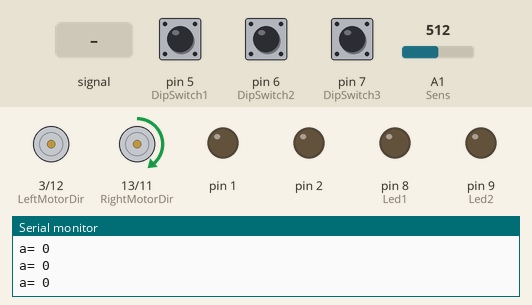
Simulated run of this sketch. Board: Arduino Uno, built with avr-gcc and run on an emulated ATmega328P. On the bench: direction and speed pins drawn as motors (green arrow = direction pin HIGH = forward, orange = LOW = backward, longer = more drive), output pins drawn as LEDs (lit = HIGH), the last lines printed to the serial monitor. The inputs (shaded band) are chosen by the test bench; at power-on: A1 (Sens) = 512, pin 5 (DipSwitch1) HIGH, pin 6 (DipSwitch2) HIGH, pin 7 (DipSwitch3) HIGH. Pins used as bus, display or sensor lines are not drawn.

Above: at 4.2 s.
4.3 s: A1 (Sens) fed a 2 Hz sine of ±306 counts around its level
At 5.13 s:
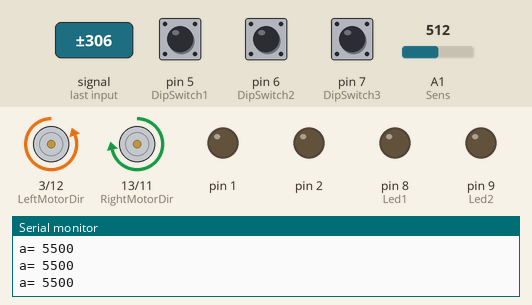
At 6.2 s:
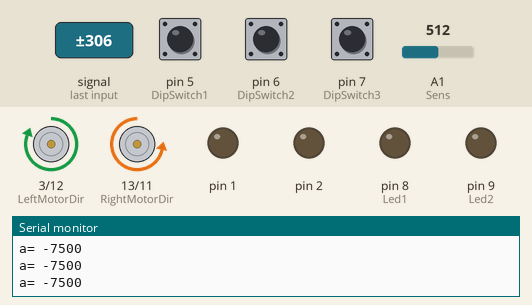
7.3 s: A1 (Sens) set to 716
At 8.0 s:
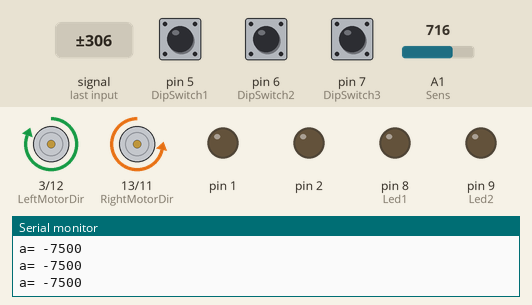
Timing chart, 0 to 10.3 s (numbered marks = the images above; inputs shaded):
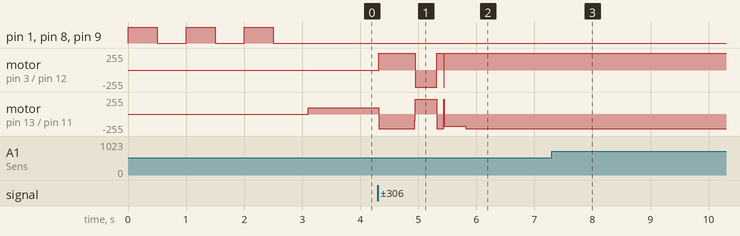

The sketch:

code_v2.ino
```cpp
//#include <Servo.h>
#define RightMotorDir  13
#define RightMotorPwmPin 11
#define LeftMotorDir 3
#define LeftMotorPwmPin 12
#define Led1 8
#define Led2 9
unsigned long time;


//Servo ESC;

#define DipSwitch1 5
#define DipSwitch2 6
#define DipSwitch3 7

#define Start 10


#define s0 A2
#define s1 A4
#define s2 A5
#define s3 4
#define Sens A1
#define Trimpot A3


int a = 0;
int b=0;
int Threshold = 300;
int LimitMin = -220;
int LimitMax = 220;
int Error;
int LastError = 0;
int TotalError;
int Correction;
int BaseSpeed;
int ExtraNos;
int NoNos;
int NosTime;

float Kp;
float Ki;
float Kd;

int RightMotorPwm = 0;
int LeftMotorPwm = 0;
int zemin=1;
void setup() {

//ESC.attach(2);

pinMode(DipSwitch1, INPUT);
pinMode(DipSwitch2, INPUT);
pinMode(DipSwitch3, INPUT);
pinMode(Start, INPUT);

digitalWrite(DipSwitch1, HIGH);
digitalWrite(DipSwitch2, HIGH);
digitalWrite(DipSwitch3, HIGH);

pinMode(2, OUTPUT);
pinMode(1, OUTPUT);
pinMode(Led1, OUTPUT);
pinMode(Led2, OUTPUT);
pinMode(s0, OUTPUT);
pinMode(s1, OUTPUT);
pinMode(s2, OUTPUT);
pinMode(s3, OUTPUT);
digitalWrite(s0, LOW);
digitalWrite(s1, LOW);
digitalWrite(s2, LOW);
digitalWrite(s3, LOW);
for (int xp=0; xp < 3; xp++) {
  digitalWrite(Led1, HIGH);
  digitalWrite(Led2, HIGH);
   digitalWrite(1, HIGH);
      delay(500);
        digitalWrite(Led1, LOW);
  digitalWrite(Led2, LOW);
       digitalWrite(1, LOW);
      delay(500);
}
int SpeedPlus=analogRead(Trimpot);
BaseSpeed=(30+(SpeedPlus/8)); // Min 30 - Max 178
ExtraNos = BaseSpeed+10;
NoNos = BaseSpeed;

      pinMode(Sens,INPUT);
      pinMode(RightMotorDir, OUTPUT);
      pinMode(RightMotorPwmPin, OUTPUT);
      pinMode(LeftMotorDir, OUTPUT);
      pinMode(LeftMotorPwmPin, OUTPUT);

Serial.begin(9600);
}
int ReadSensor(){

  for (int i=0; i <= 15; i++){
    if (i == 0)
    {
      digitalWrite(s0, LOW);
      digitalWrite(s1, LOW);
      digitalWrite(s2, LOW);
      digitalWrite(s3, LOW);
        if(analogRead(Sens)<Threshold){
           a=7500;
           b=500;
        }}
     else  if (i == 1)
    {
      digitalWrite(s0, HIGH);
      digitalWrite(s1, LOW);
      digitalWrite(s2, LOW);
      digitalWrite(s3, LOW);
        if(analogRead(Sens)<Threshold){
           a=6500;
           b=500;
        }
    }
    else if (i == 2)
    {
      digitalWrite(s0, LOW);
      digitalWrite(s1, HIGH);
      digitalWrite(s2, LOW);
      digitalWrite(s3, LOW);
        if(analogRead(Sens)<Threshold){
   a=5500;
   b=500;
        }
    }
    else if (i == 3)
    {
      digitalWrite(s0, HIGH);
      digitalWrite(s1, HIGH);
      digitalWrite(s2, LOW);
      digitalWrite(s3, LOW);
      if(analogRead(Sens)<Threshold){
   a=4500;
   b=500;
        }
    }
    else if (i == 4)
    {
      digitalWrite(s0, LOW);
      digitalWrite(s1, LOW);
      digitalWrite(s2, HIGH);
      digitalWrite(s3, LOW);
      if(analogRead(Sens)<Threshold){
      a=3500;
    }

    }
    else if (i == 5)
    {
      digitalWrite(s0, HIGH);
      digitalWrite(s1, LOW);
      digitalWrite(s2, HIGH);
      digitalWrite(s3, LOW);
        if(analogRead(Sens)<Threshold){
   a=2500;
        }
    }
    else if (i == 6)
    {
      digitalWrite(s0, LOW);
      digitalWrite(s1, HIGH);
      digitalWrite(s2, HIGH);
      digitalWrite(s3, LOW);
        if(analogRead(Sens)<Threshold){
    a=1500;
        }
    }

    else if (i == 7)
    {
      digitalWrite(s0, HIGH);
      digitalWrite(s1, HIGH);
      digitalWrite(s2, HIGH);
      digitalWrite(s3, LOW);
        if(analogRead(Sens)<Threshold){
    a=500;

    }}
    else if (i == 8)
    {
      digitalWrite(s0, LOW);
      digitalWrite(s1, LOW);
      digitalWrite(s2, LOW);
      digitalWrite(s3, HIGH);
      if(analogRead(Sens)<Threshold){
      a=-500;
    }

    }
    else if (i ==9)
    {
      digitalWrite(s0, HIGH);
      digitalWrite(s1, LOW);
      digitalWrite(s2, LOW);
      digitalWrite(s3, HIGH);
        if(analogRead(Sens)<Threshold){
       a=-1500;
    }
    }
    else if (i == 10)
    {
      digitalWrite(s0, LOW);
      digitalWrite(s1, HIGH);
      digitalWrite(s2, LOW);
      digitalWrite(s3, HIGH);
      if(analogRead(Sens)<Threshold){
      a=-2500;
    }

    }
    else if (i == 11)
    {
      digitalWrite(s0, HIGH);
      digitalWrite(s1, HIGH);
      digitalWrite(s2, LOW);
      digitalWrite(s3, HIGH);
        if(analogRead(Sens)<Threshold){
   a=-3500;
   b=-500;
        }
    }
    else if (i == 12)
    {
      digitalWrite(s0, LOW);
      digitalWrite(s1, LOW);
      digitalWrite(s2, HIGH);
      digitalWrite(s3, HIGH);
        if(analogRead(Sens)<Threshold){
        a=-4500;
        b=-500;
        }
    }
    else if (i == 13)
    {
      digitalWrite(s0, HIGH);
      digitalWrite(s1, LOW);
      digitalWrite(s2, HIGH);
      digitalWrite(s3, HIGH);
        if(analogRead(Sens)<Threshold){
    a=-5500;
    b=-500;
        }
    }
    else if (i == 14)
    {
      digitalWrite(s0, LOW);
      digitalWrite(s1, HIGH);
      digitalWrite(s2, HIGH);
      digitalWrite(s3, HIGH);
        if(analogRead(Sens)<Threshold){
     a=-6500;
     b= -500;
        }
    }
    else if (i == 15)
    {
      digitalWrite(s0, HIGH);
      digitalWrite(s1, HIGH);
      digitalWrite(s2, HIGH);
      digitalWrite(s3, HIGH);
      if(analogRead(Sens)<Threshold){
      a=-7500;
    }}

  }
}

void MotorControl(int LeftMotorPwm, int RightMotorPwm){

  if(LeftMotorPwm<=0) {
       LeftMotorPwm=abs(LeftMotorPwm);
      digitalWrite(LeftMotorDir, LOW);
      analogWrite(LeftMotorPwmPin, LeftMotorPwm);
    }
  else {
      digitalWrite(LeftMotorDir, HIGH);
      analogWrite(LeftMotorPwmPin, LeftMotorPwm);
}


  if(RightMotorPwm <= 0) {
     RightMotorPwm=abs(RightMotorPwm);
      digitalWrite(RightMotorDir, LOW);
      analogWrite(RightMotorPwmPin, RightMotorPwm);
    }
  else {
      digitalWrite(RightMotorDir, HIGH);
      analogWrite(RightMotorPwmPin, RightMotorPwm);
      }
  }


//************************************
void MotorControl2(int LeftMotorPwm, int RightMotorPwm){

  if(LeftMotorPwm<=(BaseSpeed-10)) {
      LeftMotorPwm=(BaseSpeed-LeftMotorPwm)*2;
      digitalWrite(LeftMotorDir, LOW);
      analogWrite(LeftMotorPwmPin, LeftMotorPwm);
    }
  else if (LeftMotorPwm>(BaseSpeed+10)){
    LeftMotorPwm=(LeftMotorPwm-BaseSpeed)*2;
      digitalWrite(LeftMotorDir, HIGH);
      analogWrite(LeftMotorPwmPin, LeftMotorPwm);
}
    else {analogWrite(LeftMotorPwmPin, 0);}

  if(RightMotorPwm<=(BaseSpeed-10)) {
      RightMotorPwm=(BaseSpeed-RightMotorPwm)*2;
      digitalWrite(RightMotorDir, LOW);
      analogWrite(RightMotorPwmPin, RightMotorPwm);
    }
  else if (RightMotorPwm>(BaseSpeed+10)){
    RightMotorPwm=(RightMotorPwm-BaseSpeed)*2;
      digitalWrite(RightMotorDir, HIGH);
      analogWrite(RightMotorPwmPin, RightMotorPwm);
      }
      else {analogWrite(RightMotorPwmPin, 0);}
  }


void loop() {
    Serial.print("BaseSpeed = ");
    Serial.print(BaseSpeed);
    delay(100);
       while (1){
/*time = micros();
time = time % 16500;
if (time < 1200){
digitalWrite(2, HIGH);
} else
{digitalWrite(2, LOW);
}

//Serial.println(time);


    */

//  while(digitalRead(Start)==0) {MotorControl(0,0); digitalWrite(Led1, HIGH); digitalWrite(Led2, HIGH);}
    digitalWrite(Led1, LOW); digitalWrite(Led2, LOW);

  BaseSpeed = NoNos;
  ReadSensor();

  if (b=0) {a=b;}

    Error = a;
    if (Error == 0 ) {TotalError=0;}
    TotalError = TotalError+Error;
    if (TotalError >= 15000 ) {TotalError=15000;}
    if (TotalError <= -15000 ) {TotalError=-15000;}

    Correction = Kp * Error + Ki*TotalError + Kd*(Error - LastError);
    LastError = Error;

    RightMotorPwm = BaseSpeed + Correction  ;
    LeftMotorPwm = BaseSpeed - Correction  ;

    RightMotorPwm = constrain(RightMotorPwm, LimitMin, LimitMax);
    LeftMotorPwm = constrain(LeftMotorPwm, LimitMin, LimitMax);
    MotorControl(LeftMotorPwm, RightMotorPwm);
    //MotorControl2(LeftMotorPwm, RightMotorPwm);

    //Kp 0,55 Kd 60
    if (digitalRead(DipSwitch1)==1) {Kp=0.55;} else {Kp=0.8;}
    if (digitalRead(DipSwitch2)==1) {int LimitMin = -180; int LimitMax = 180;} else {int LimitMin = -250; int LimitMax = 250;}
    if (digitalRead(DipSwitch3)==1) {Kd=30.00;} else {Kd=60.00;}


  /*
    Serial.print("Kp-LMin-Kd ");
    Serial.print(Kp);
    Serial.print("  ") ;
    Serial.print(LimitMin);
    Serial.print("  ") ;
    Serial.print(Kd);
    Serial.print("  ") ;*/
/*
    Serial.print("BSpeed = ");
    Serial.print(BaseSpeed);
    Serial.print('\t') ;

    Serial.print("a= ");
    Serial.print(Error);
    Serial.print('\t') ;
    Serial.print("b= ");
    Serial.print(b);
    Serial.print('\t') ;
    Serial.print("TotalError = ");
    Serial.print(TotalError);
    Serial.print('\t') ;
    Serial.print("Correction = ");
    Serial.print(Correction);
    Serial.print('\t') ;
    Serial.print("LeftSpeed = ");
    Serial.print(LeftMotorPwm);
    Serial.print('\t') ;
    Serial.print("RightSpeed = ");
    Serial.println(RightMotorPwm);
    delay(10);
     */
   Serial.print("a= ");
    Serial.println(Error);

  }
}
```

Measured:
- after the input at 7.3 s, motor on pin 3 (LeftMotorDir) / pin 12 (LeftMotorPwmPin): stays forward 255/255 (without the input it goes to backward 255/255 after 4.1 s); motor on pin 13 (RightMotorDir) / pin 11 (RightMotorPwmPin): stays backward 220/255 (without the input it goes to backward 97/255 after 4.1 s)
